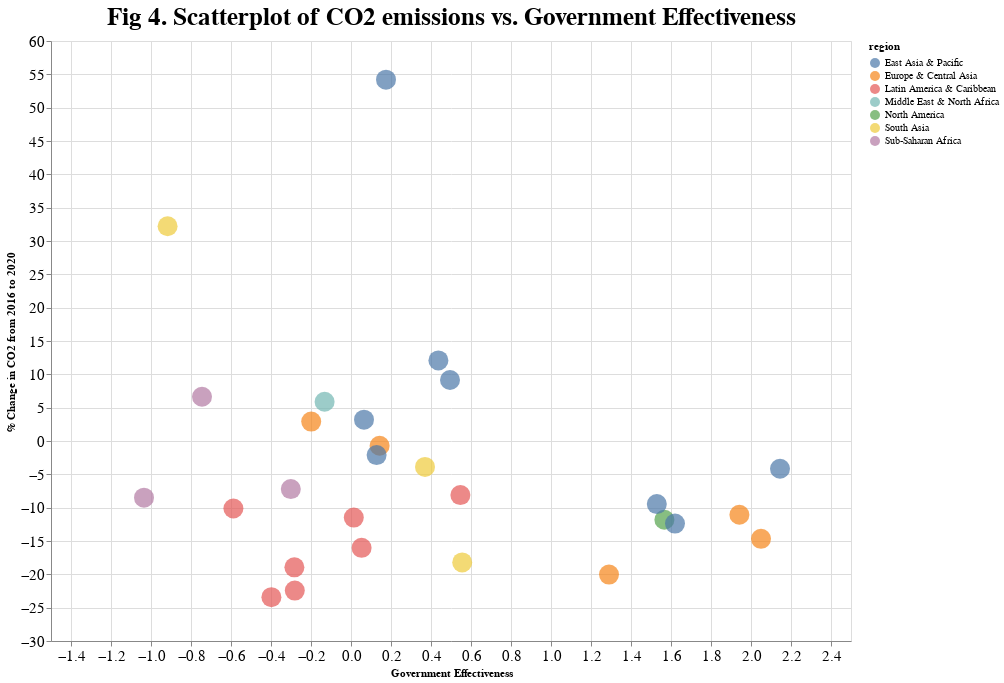

Source (notebook cell):
### Markdown cell above
### A simple difference in means chart between emissions in 2020 and 2016 shows the countries that appear to have made the most progress on their CO2 emissions. We see that Peru, Mexico, and Germany all appear to have made the largest changes in their CO2 emissions proportional to their 2016 levels. Conversely, Although Vietnam, Nepal, and Indonesia signed onto the Paris Climate Agreement with the intention of reducing their CO2 emissions, but their CO2 emissions have actually increased realtive to their 2016 levels! With this simple analysis, we find that these countries did not follow through with their commitment to the Paris Climate Agreement.

### Code cell
merged_df = result_df.merge(complete_agreement_countries, on='country_name', how='left')
merged_df = merged_df[merged_df['year']== 2016]

chart = alt.Chart(merged_df).mark_circle(size = 400).encode(
    alt.X('gov_effectiveness:Q', title = "Government Effectiveness"),
    alt.Y('co2_percentage_change:Q', title = "% Change in CO2 from 2016 to 2020"),				
    alt.Color('region:N'),
    alt.Tooltip('country_name:N')
).properties(
    width=800, height=600,
    title = "Fig 4. Scatterplot of CO2 emissions vs. Government Effectiveness"
).configure_title(
    fontSize=25
).configure_axis(
    labelFontSize=15  
)
chart

### Figure 1 — Vega-Lite specification as saved in the notebook (floating-point values rounded to 4 significant figures)
{"config": {"view": {"continuousWidth": 300, "continuousHeight": 300}, "axis": {"labelFontSize": 15}, "title": {"fontSize": 25}}, "data": {"name": "data-c12087ca557c0da27ed64b4d6ff6c3da"}, "mark": {"type": "circle", "size": 400}, "encoding": {"color": {"field": "region", "type": "nominal"}, "tooltip": {"field": "country_name", "type": "nominal"}, "x": {"field": "gov_effectiveness", "title": "Government Effectiveness", "type": "quantitative"}, "y": {"field": "co2_percentage_change", "title": "% Change in CO2 from 2016 to 2020", "type": "quantitative"}}, "height": 600, "title": "Fig 4. Scatterplot of CO2 emissions vs. Government Effectiveness", "width": 800, "$schema": "https://vega.github.io/schema/vega-lite/v5.16.3.json", "datasets": {"data-c12087ca557c0da27ed64b4d6ff6c3da": [{"country_name": "Brazil", "country_code_x": "BRA", "co2_percentage_change": -10.12, "country_code_y": "BRA", "region": "Latin America & Caribbean", "capital_city": "Brasilia", "income_group": "Upper middle income", "gov_effectiveness": -0.588, "pop_density": 25.64, "econ_status": "Developing", "group": "USAN", "year": 2016.0, "target": "Yes", "renewable_nrg_output": null, "renewable_nrg_consump": 45.46, "co2": 2.161, "gini": 53.3, "tree_loss": 5379000.0}, {"country_name": "Bhutan", "country_code_x": "BTN", "co2_percentage_change": -18.21, "country_code_y": "BTN", "region": "South Asia", "capital_city": "Thimphu", "income_group": "Lower middle income", "gov_effectiveness": 0.556, "pop_density": 20.39, "econ_status": "Developing", "group": "SAARC", "year": 2016.0, "target": "No", "renewable_nrg_output": null, "renewable_nrg_consump": 85.02, "co2": 1.638, "gini": null, "tree_loss": 1963.0}, {"country_name": "Canada", "country_code_x": "CAN", "co2_percentage_change": -11.82, "country_code_y": "CAN", "region": "North America", "capital_city": "Ottawa", "income_group": "High income: OECD", "gov_effectiveness": 1.567, "pop_density": 4.35, "econ_status": "Developed", "group": "USMCA", "year": 2016.0, "target": "No", "renewable_nrg_output": null, "renewable_nrg_consump": 21.62, "co2": 15.42, "gini": 32.7, "tree_loss": 2084000.0}, {"country_name": "Switzerland", "country_code_x": "CHE", "co2_percentage_change": -14.67, "country_code_y": "CHE", "region": "Europe & Central Asia", "capital_city": "Bern", "income_group": "High income: OECD", "gov_effectiveness": 2.05, "pop_density": 220.3, "econ_status": "Developed", "group": "EFTA", "year": 2016.0, "target": "Yes", "renewable_nrg_output": null, "renewable_nrg_consump": 24.1, "co2": 4.737, "gini": 33.0, "tree_loss": 1679.0}, {"country_name": "Chile", "country_code_x": "CHL", "co2_percentage_change": -8.117, "country_code_y": "CHL", "region": "Latin America & Caribbean", "capital_city": "Santiago", "income_group": "Upper middle income", "gov_effectiveness": 0.547, "pop_density": 26.22, "econ_status": "Developing", "group": "USAN", "year": 2016.0, "target": "Yes", "renewable_nrg_output": null, "renewable_nrg_consump": 24.55, "co2": 4.784, "gini": null, "tree_loss": 113900.0}, {"country_name": "China", "country_code_x": "CHN", "co2_percentage_change": 9.156, "country_code_y": "CHN", "region": "East Asia & Pacific", "capital_city": "Beijing", "income_group": "Upper middle income", "gov_effectiveness": 0.495, "pop_density": 150.4, "econ_status": "Developing", "group": null, "year": 2016.0, "target": "Yes", "renewable_nrg_output": null, "renewable_nrg_consump": 12.6, "co2": 7.106, "gini": 38.5, "tree_loss": 718700.0}, {"country_name": "Colombia", "country_code_x": "COL", "co2_percentage_change": -11.49, "country_code_y": "COL", "region": "Latin America & Caribbean", "capital_city": "Bogota", "income_group": "Upper middle income", "gov_effectiveness": 0.014, "pop_density": 46.43, "econ_status": "Developing", "group": "USAN", "year": 2016.0, "target": "No", "renewable_nrg_output": null, "renewable_nrg_consump": 30.6, "co2": 1.754, "gini": 50.6, "tree_loss": 291000.0}, {"country_name": "Costa Rica", "country_code_x": "CRI", "co2_percentage_change": -16.02, "country_code_y": "CRI", "region": "Latin America & Caribbean", "capital_city": "San Jose", "income_group": "Upper middle income", "gov_effectiveness": 0.053, "pop_density": 100.9, "econ_status": "Developing", "group": "CAIS", "year": 2016.0, "target": "No", "renewable_nrg_output": null, "renewable_nrg_consump": 34.11, "co2": 1.619, "gini": 48.7, "tree_loss": 13790.0}, {"country_name": "Indonesia", "country_code_x": "IDN", "co2_percentage_change": 12.09, "country_code_y": "IDN", "region": "East Asia & Pacific", "capital_city": "Jakarta", "income_group": "Lower middle income", "gov_effectiveness": 0.437, "pop_density": 144.6, "econ_status": "Developing", "group": "ASEAN", "year": 2016.0, "target": "Yes", "renewable_nrg_output": 12.07, "renewable_nrg_consump": 27.77, "co2": 1.848, "gini": 39.3, "tree_loss": 2422000.0}, {"country_name": "India", "country_code_x": "IND", "co2_percentage_change": -3.89, "country_code_y": "IND", "region": "South Asia", "capital_city": "New Delhi", "income_group": "Lower middle income", "gov_effectiveness": 0.37, "pop_density": 473.4, "econ_status": "Developing", "group": "SAARC", "year": 2016.0, "target": "Yes", "renewable_nrg_output": null, "renewable_nrg_consump": 33.01, "co2": 1.64, "gini": 34.8, "tree_loss": 175400.0}, {"country_name": "Japan", "country_code_x": "JPN", "co2_percentage_change": -12.38, "country_code_y": "JPN", "region": "East Asia & Pacific", "capital_city": "Tokyo", "income_group": "High income: OECD", "gov_effectiveness": 1.62, "pop_density": 344.8, "econ_status": "Developed", "group": null, "year": 2016.0, "target": "Yes", "renewable_nrg_output": null, "renewable_nrg_consump": 6.38, "co2": 9.167, "gini": null, "tree_loss": 54990.0}, {"country_name": "Kazakhstan", "country_code_x": "KAZ", "co2_percentage_change": -0.7127, "country_code_y": "KAZ", "region": "Europe & Central Asia", "capital_city": "Astana", "income_group": "Upper middle income", "gov_effectiveness": 0.143, "pop_density": 7.038, "econ_status": "Developing", "group": null, "year": 2016.0, "target": "No", "renewable_nrg_output": null, "renewable_nrg_consump": 2.07, "co2": 11.38, "gini": 27.2, "tree_loss": 1289.0}, {"country_name": "Kenya", "country_code_x": "KEN", "co2_percentage_change": -7.217, "country_code_y": "KEN", "region": "Sub-Saharan Africa", "capital_city": "Nairobi", "income_group": "Low income", "gov_effectiveness": -0.301, "pop_density": 93.13, "econ_status": "Developing", "group": null, "year": 2016.0, "target": "No", "renewable_nrg_output": null, "renewable_nrg_consump": 71.07, "co2": 0.4032, "gini": null, "tree_loss": 19050.0}, {"country_name": "Germany", "country_code_x": "DEU", "co2_percentage_change": -20.04, "country_code_y": "DEU", "region": "Europe & Central Asia", "capital_city": "Berlin", "income_group": "High income: OECD", "gov_effectiveness": 1.29, "pop_density": 238.1, "econ_status": "Developed", "group": "EU", "year": 2016.0, "target": "Yes", "renewable_nrg_output": null, "renewable_nrg_consump": 14.24, "co2": 9.073, "gini": 31.4, "tree_loss": 26880.0}, {"country_name": "Ethiopia", "country_code_x": "ETH", "co2_percentage_change": 6.63, "country_code_y": "ETH", "region": "Sub-Saharan Africa", "capital_city": "Addis ababa", "income_group": "Low income", "gov_effectiveness": -0.745, "pop_density": 106.6, "econ_status": "Developing", "group": null, "year": 2016.0, "target": "No", "renewable_nrg_output": null, "renewable_nrg_consump": 90.37, "co2": 0.1448, "gini": null, "tree_loss": 19580.0}, {"country_name": "Argentina", "country_code_x": "ARG", "co2_percentage_change": -18.95, "country_code_y": "ARG", "region": "Latin America & Caribbean", "capital_city": "Buenos Aires", "income_group": "Upper middle income", "gov_effectiveness": -0.283, "pop_density": 16.74, "econ_status": "Developing", "group": "USAN", "year": 2016.0, "target": "Yes", "renewable_nrg_output": null, "renewable_nrg_consump": 9.38, "co2": 4.202, "gini": 42.0, "tree_loss": 230200.0}, {"country_name": "Australia", "country_code_x": "AUS", "co2_percentage_change": -9.462, "country_code_y": "AUS", "region": "East Asia & Pacific", "capital_city": "Canberra", "income_group": "High income: OECD", "gov_effectiveness": 1.529, "pop_density": 3.339, "econ_status": "Developed", "group": null, "year": 2016.0, "target": "Yes", "renewable_nrg_output": null, "renewable_nrg_consump": 9.36, "co2": 16.32, "gini": 33.7, "tree_loss": 430900.0}, {"country_name": "Morocco", "country_code_x": "MAR", "co2_percentage_change": 5.893, "country_code_y": "MAR", "region": "Middle East & North Africa", "capital_city": "Rabat", "income_group": "Lower middle income", "gov_effectiveness": -0.132, "pop_density": 83.08, "econ_status": "Developing", "group": null, "year": 2016.0, "target": "Yes", "renewable_nrg_output": null, "renewable_nrg_consump": 11.07, "co2": 1.717, "gini": null, "tree_loss": 2041.0}, {"country_name": "Mexico", "country_code_x": "MEX", "co2_percentage_change": -22.43, "country_code_y": "MEX", "region": "Latin America & Caribbean", "capital_city": "Mexico City", "income_group": "Upper middle income", "gov_effectiveness": -0.281, "pop_density": 65.18, "econ_status": "Developing", "group": "USMCA", "year": 2016.0, "target": "No", "renewable_nrg_output": null, "renewable_nrg_consump": 9.22, "co2": 3.92, "gini": 47.7, "tree_loss": 274200.0}, {"country_name": "Nigeria", "country_code_x": "NGA", "co2_percentage_change": -8.495, "country_code_y": "NGA", "region": "Sub-Saharan Africa", "capital_city": "Abuja", "income_group": "Lower middle income", "gov_effectiveness": -1.035, "pop_density": 234.3, "econ_status": "Developing", "group": null, "year": 2016.0, "target": "Yes", "renewable_nrg_output": null, "renewable_nrg_consump": 82.02, "co2": 0.5874, "gini": null, "tree_loss": 72190.0}, {"country_name": "Norway", "country_code_x": "NOR", "co2_percentage_change": -11.06, "country_code_y": "NOR", "region": "Europe & Central Asia", "capital_city": "Oslo", "income_group": "High income: OECD", "gov_effectiveness": 1.942, "pop_density": 14.85, "econ_status": "Developed", "group": "EFTA", "year": 2016.0, "target": "No", "renewable_nrg_output": null, "renewable_nrg_consump": 58.37, "co2": 7.561, "gini": 28.5, "tree_loss": 60080.0}, {"country_name": "Nepal", "country_code_x": "NPL", "co2_percentage_change": 32.21, "country_code_y": "NPL", "region": "South Asia", "capital_city": "Kathmandu", "income_group": "Low income", "gov_effectiveness": -0.917, "pop_density": 209.5, "econ_status": "Developing", "group": "SAARC", "year": 2016.0, "target": "No", "renewable_nrg_output": null, "renewable_nrg_consump": 79.2, "co2": 0.3853, "gini": null, "tree_loss": 999.0}, {"country_name": "Peru", "country_code_x": "PER", "co2_percentage_change": -23.42, "country_code_y": "PER", "region": "Latin America & Caribbean", "capital_city": "Lima", "income_group": "Upper middle income", "gov_effectiveness": -0.398, "pop_density": 26.34, "econ_status": "Developing", "group": "USAN", "year": 2016.0, "target": "No", "renewable_nrg_output": null, "renewable_nrg_consump": 27.2, "co2": 1.826, "gini": 43.6, "tree_loss": 231000.0}, {"country_name": "Philippines", "country_code_x": "PHL", "co2_percentage_change": 3.201, "country_code_y": "PHL", "region": "East Asia & Pacific", "capital_city": "Manila", "income_group": "Lower middle income", "gov_effectiveness": 0.065, "pop_density": 381.9, "econ_status": "Developing", "group": "ASEAN", "year": 2016.0, "target": "Yes", "renewable_nrg_output": null, "renewable_nrg_consump": 28.51, "co2": 1.153, "gini": null, "tree_loss": 129100.0}, {"country_name": "Singapore", "country_code_x": "SGP", "co2_percentage_change": -4.155, "country_code_y": "SGP", "region": "East Asia & Pacific", "capital_city": "Singapore", "income_group": "High income: nonOECD", "gov_effectiveness": 2.145, "pop_density": 7595.0, "econ_status": "Developed", "group": "ASEAN", "year": 2016.0, "target": "No", "renewable_nrg_output": null, "renewable_nrg_consump": 0.71, "co2": 8.02, "gini": null, "tree_loss": 154.0}, {"country_name": "Thailand", "country_code_x": "THA", "co2_percentage_change": -2.114, "country_code_y": "THA", "region": "East Asia & Pacific", "capital_city": "Bangkok", "income_group": "Upper middle income", "gov_effectiveness": 0.128, "pop_density": 140.2, "econ_status": "Developing", "group": "ASEAN", "year": 2016.0, "target": "Yes", "renewable_nrg_output": null, "renewable_nrg_consump": 22.43, "co2": 3.795, "gini": 36.9, "tree_loss": 171600.0}, {"country_name": "Turkey", "country_code_x": "TUR", "co2_percentage_change": 2.909, "country_code_y": "TUR", "region": "Europe & Central Asia", "capital_city": "Ankara", "income_group": "Upper middle income", "gov_effectiveness": -0.199, "pop_density": 109.3, "econ_status": "Developing", "group": null, "year": 2016.0, "target": "Yes", "renewable_nrg_output": null, "renewable_nrg_consump": 13.23, "co2": 4.748, "gini": 41.9, "tree_loss": 25630.0}, {"country_name": "Vietnam", "country_code_x": "VNM", "co2_percentage_change": 54.2, "country_code_y": "VNM", "region": "East Asia & Pacific", "capital_city": "Hanoi", "income_group": "Lower middle income", "gov_effectiveness": 0.175, "pop_density": 311.0, "econ_status": "Developing", "group": "ASEAN", "year": 2016.0, "target": "Yes", "renewable_nrg_output": null, "renewable_nrg_consump": 26.97, "co2": 2.384, "gini": 35.3, "tree_loss": 353400.0}]}}
